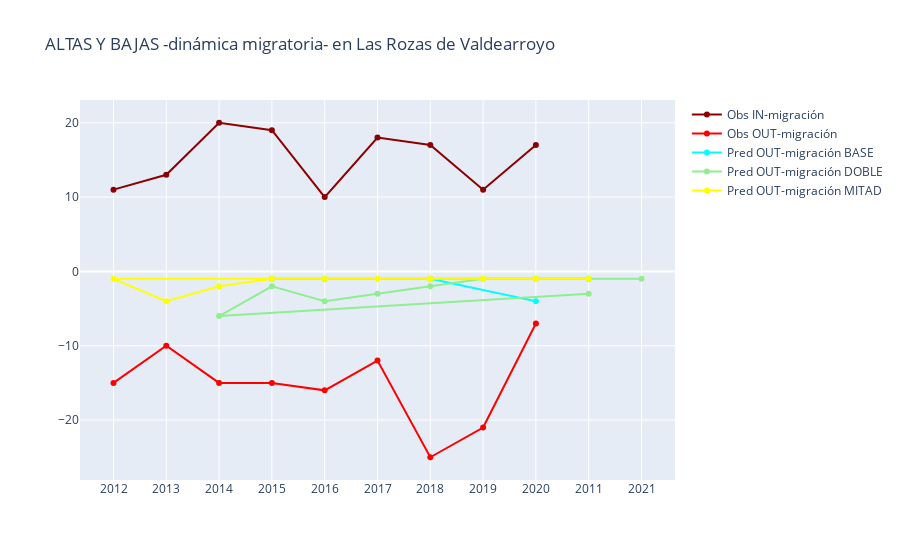

Notebook code for this chart:
### Code cell
plotter(df_18_in, df_18_out,
        df_19_in, df_19_out,
        df_20_in, df_20_out,
        "39065", "Las Rozas de Valdearroyo")

### Figure 1 — Plotly figure (JSON) as saved in the notebook; plotly's stock layout.template omitted (floating-point values rounded to 4 significant figures)
{"data": [{"marker": {"color": "darkred"}, "mode": "lines+markers", "name": "Obs IN-migración", "showlegend": true, "type": "scatter", "x": ["2012", "2013", "2014", "2015", "2016", "2017", "2018", "2019", "2020"], "y": [11, 13, 20, 19, 10, 18, 17, 11, 17]}, {"marker": {"color": "red"}, "mode": "lines+markers", "name": "Obs OUT-migración", "showlegend": true, "type": "scatter", "x": ["2012", "2013", "2014", "2015", "2016", "2017", "2018", "2019", "2020"], "y": [-15, -10, -15, -15, -16, -12, -25, -21, -7]}, {"marker": {"color": "blue"}, "mode": "lines+markers", "name": "Pred IN-migración BASE", "showlegend": true, "type": "scatter", "x": [], "y": []}, {"marker": {"color": "cyan"}, "mode": "lines+markers", "name": "Pred OUT-migración BASE", "showlegend": true, "type": "scatter", "x": [2011, 2015, 2016, 2018, 2020], "y": [-1, -1, -1, -1, -4]}, {"marker": {"color": "green"}, "mode": "lines+markers", "name": "Pred IN-migración DOBLE", "showlegend": true, "type": "scatter", "x": [], "y": []}, {"marker": {"color": "lightgreen"}, "mode": "lines+markers", "name": "Pred OUT-migración DOBLE", "showlegend": true, "type": "scatter", "x": [2011, 2014, 2015, 2016, 2017, 2018, 2019, 2020, 2021], "y": [-3, -6, -2, -4, -3, -2, -1, -1, -1]}, {"marker": {"color": "gold"}, "mode": "lines+markers", "name": "Pred IN-migración MITAD", "showlegend": true, "type": "scatter", "x": [], "y": []}, {"marker": {"color": "yellow"}, "mode": "lines+markers", "name": "Pred OUT-migración MITAD", "showlegend": true, "type": "scatter", "x": [2011, 2012, 2013, 2014, 2015, 2016, 2017, 2018, 2019, 2020], "y": [-1, -1, -4, -2, -1, -1, -1, -1, -1, -1]}], "layout": {"title": {"text": "ALTAS Y BAJAS -dinámica migratoria- en Las Rozas de Valdearroyo"}}}
